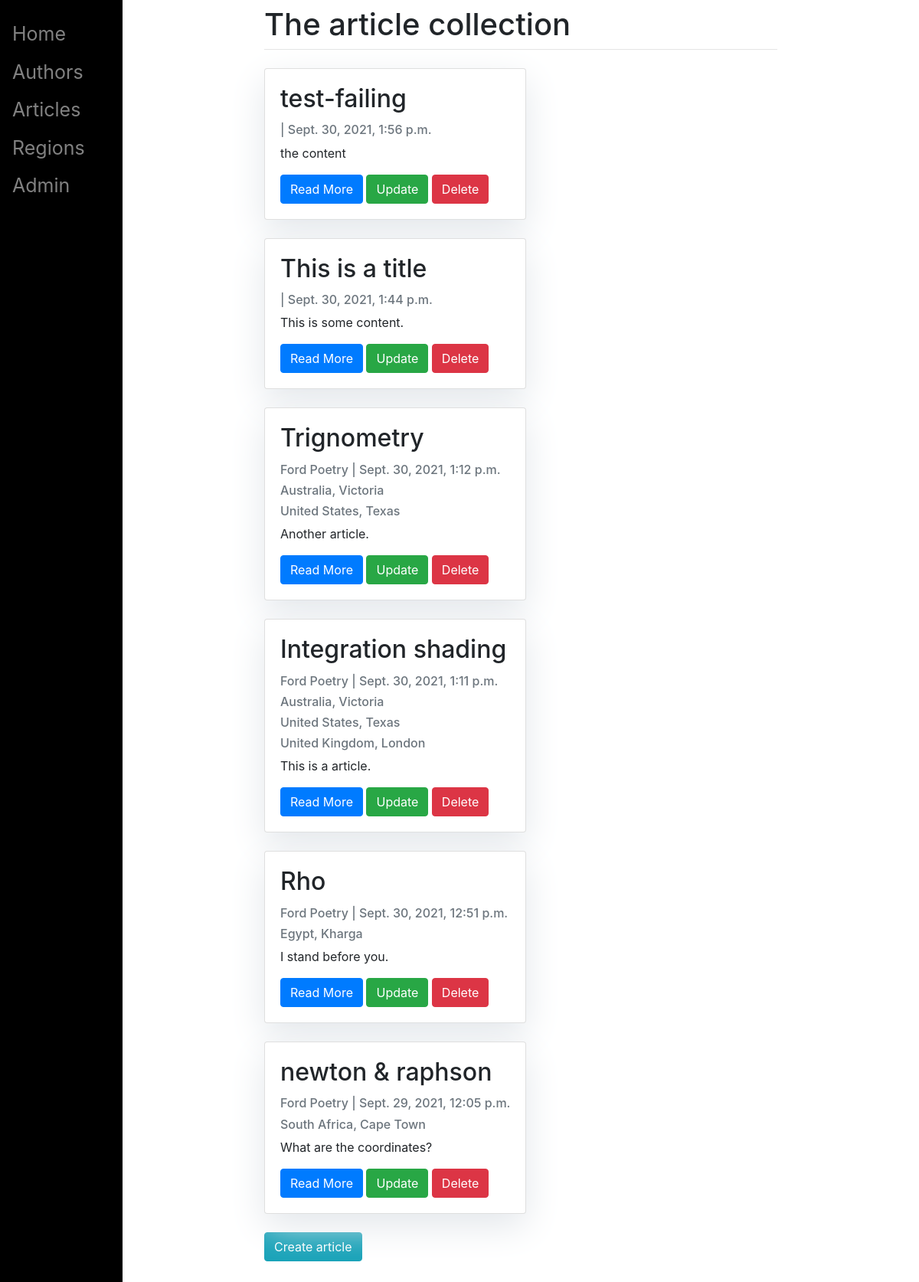
The app's page /articles/ with its own data.
### playground/models.py (models this page shows, shortened)
class Article(models.Model):
    title = models.CharField(max_length=200, unique = True)
    slug = models.SlugField(unique = True, null = False, blank = True)
    created_on = models.DateTimeField(auto_now_add = True)
    updated_on = models.DateTimeField(auto_now = True)
    author = models.ForeignKey(Author, on_delete= models.CASCADE)#, blank = True, null = True)
    regions = models.ManyToManyField(Region, related_name='regions')#blank = True)
    content = models.TextField()
    class Meta:
        ordering = ['-created_on']

class Author(models.Model):
    first_name = models.CharField(max_length=100)
    last_name = models.CharField(max_length=100)
    occupation = models.CharField(max_length=100)
    biography = models.TextField()
    slug = models.SlugField(unique = True, null = False, blank = True)
    joined = models.DateTimeField(auto_now_add = True)
    def __str__(self):
        return f'{self.first_name} {self.last_name}'
    class Meta:
        ordering = ['-joined']

class Region(models.Model):
    country_options = sorted([(country.name,country.name) for country in countries])
    country = models.CharField(max_length= 200, choices = country_options)
    town = models.CharField(max_length=100)
    added = models.DateTimeField(auto_now_add = True)
    slug = models.SlugField(unique = True, null = False, blank = True)
    def __str__(self):
        return f'{self.country}, {self.town}'
    class Meta:
        ordering = ['-added']

### playground/views.py (the view, shortened to what this page needs)
# urls.py: path('articles/', views.ArticleList.as_view(), name = "articles"),
class ArticleList(generic.ListView):
    queryset = Article.objects.order_by('-created_on')
    template_name= 'article/article_list.html'
    model = Article
    def get(self, request, *args, **kwargs):
        queryset = self.get_queryset()
        if queryset == False:
            return redirect('/articles')
        else:
            return super().get(request, *args, **kwargs)
    def get_queryset(self):
        if self.kwargs == {}:
            return Article.objects.all()

### playground/templates/article/article_list.html
{% extends "base.html" %}
{% block content %}
<div class="container">
    <div class = "row">
        <div class = "mt-0 mb-4">
            {% for article in article_list %}
                <div class = "card mt-0 mb-4">
                    <div class = "card-body">
                        <h2 class = "card-title">{{ article.title }}</h2>
                        <p class="card-text text-muted h6">{{ article.author }} | {{ article.created_on }} </p>
                        {% for region in article.regions.all %}
                            <p class="card-text text-muted h6">{{ region }}</p>
                        {% endfor %}
                        <p class="card-text">{{article.content|slice:":200" }}</p>
                        <a href="{% url 'article_detail' article.slug  %}" class="btn btn-primary">Read More</a>
                        <a href = "{% url 'article_update' article.slug %}", name = "update", class = "btn btn-success">Update</a>
                        <a href = "{% url 'article_delete' article.slug %}", name = "delete", class = "btn btn-danger">Delete</a>
                    </div>
                </div>
            {% endfor %}
            <div class="mt-0 mb-4">
                <a href = "{% url 'article_create' %}", name = "create", class="btn btn-info">Create article</a>
            </div>
        </div>
    </div>
</div>
{% endblock %}

### playground/templates/base.html (style rules this page uses)
body { font-family: "Roboto", sans-serif; font-size: 18px; background-color: #fdfdfd; }
.card { box-shadow: 0 16px 48px #E3E7EB; }

### records on screen
Article: title "test-failing", created_on "Sept. 30, 2021, 1:56 p.m.", content "the content"
Article: title "This is a title", created_on "Sept. 30, 2021, 1:44 p.m.", content "This is some content."
Article: title "Trignometry", author "Ford Poetry", created_on "Sept. 30, 2021, 1:12 p.m.", content "Another article."
Region: country+town "Australia, Victoria"
Region: country+town "United States, Texas"
Article: title "Integration shading", author "Ford Poetry", created_on "Sept. 30, 2021, 1:11 p.m.", content "This is a article."
Region: country+town "United Kingdom, London"
Article: title "Rho", author "Ford Poetry", created_on "Sept. 30, 2021, 12:51 p.m.", content "I stand before you."
Region: country+town "Egypt, Kharga"
Article: title "newton & raphson", author "Ford Poetry", created_on "Sept. 29, 2021, 12:05 p.m.", content "What are the coordinates?"
Region: country+town "South Africa, Cape Town"
